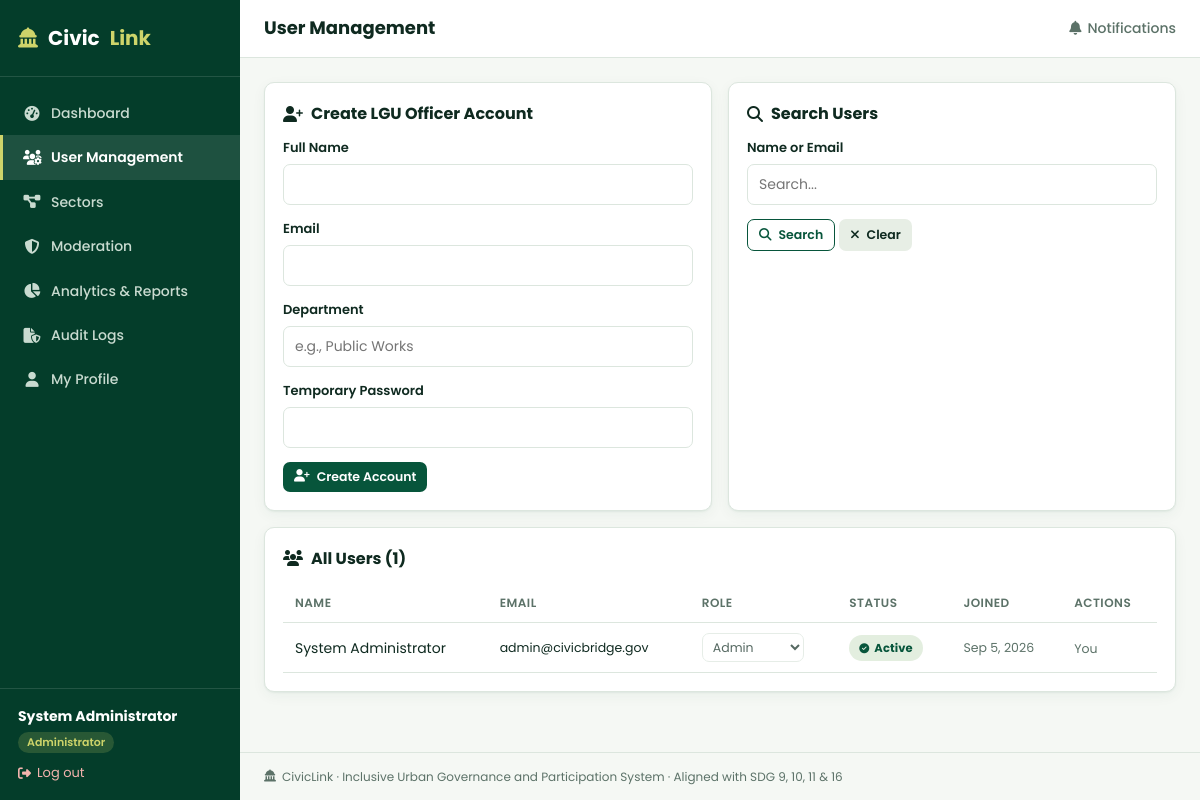
The page /admin/users.php (signed in) on the database its author committed.
### tables this page shows
CREATE TABLE users (
    user_id INT AUTO_INCREMENT PRIMARY KEY,
    full_name VARCHAR(150) NOT NULL,
    email VARCHAR(150) NOT NULL UNIQUE,
    password_hash VARCHAR(255) NOT NULL,
    role ENUM('citizen','sector_rep','lgu_officer','admin') NOT NULL DEFAULT 'citizen',
    contact_number VARCHAR(30),
    address VARCHAR(255),
    status ENUM('active','suspended','pending') NOT NULL DEFAULT 'active',
    department VARCHAR(100) NULL,  
    created_at TIMESTAMP DEFAULT CURRENT_TIMESTAMP,
    updated_at TIMESTAMP DEFAULT CURRENT_TIMESTAMP ON UPDATE CURRENT_TIMESTAMP
);

### admin/users.php (the view, shortened to what this page needs)
<?php
require_once __DIR__ . '/../includes/functions.php';
$uid = current_user_id();
$search = trim($_GET['q'] ?? '');
$sql = "SELECT * FROM users";
$sql .= " ORDER BY created_at DESC";
$users = $conn->query($sql);
require_once __DIR__ . '/../includes/header.php';
?>
<div class="grid grid-2">
  <div class="card">
    <h2><i class="fa-solid fa-user-plus"></i> Create LGU Officer Account</h2>
    <form method="post">
      <div class="field"><label>Full Name</label><input type="text" name="full_name" required></div>
      <div class="field"><label>Email</label><input type="email" name="email" required></div>
      <div class="field"><label>Department</label><input type="text" name="department" placeholder="e.g., Public Works"></div>
      <div class="field"><label>Temporary Password</label><input type="password" name="password" required></div>
      <button type="submit" class="btn btn-sm"><i class="fa-solid fa-user-plus"></i> Create Account</button>
    </form>
  </div>
  <div class="card">
    <h2><i class="fa-solid fa-magnifying-glass"></i> Search Users</h2>
    <form method="get">
      <div class="field"><label>Name or Email</label><input type="text" name="q" value="<?= e($search) ?>" placeholder="Search..."></div>
      <button type="submit" class="btn btn-sm btn-outline"><i class="fa-solid fa-magnifying-glass"></i> Search</button>
      <a href="/admin/users.php" class="btn btn-sm btn-muted"><i class="fa-solid fa-xmark"></i> Clear</a>
    </form>
  </div>
</div>
<div class="card">
  <h2><i class="fa-solid fa-users"></i> All Users (<?= $users->num_rows ?>)</h2>
  <table>
    <tr><th>Name</th><th>Email</th><th>Role</th><th>Status</th><th>Joined</th><th>Actions</th></tr>
    <?php while ($u = $users->fetch_assoc()): ?>
      <tr>
        <td><?= e($u['full_name']) ?></td>
        <td class="small"><?= e($u['email']) ?></td>
        <td>
          <form method="post" style="display:inline-flex;gap:6px">
            <select name="role" onchange="this.form.submit()" <?= $u['user_id']==$uid?'disabled':'' ?> style="padding:4px 6px;font-size:12.5px">
              <?php foreach (['citizen','sector_rep','lgu_officer','admin'] as $r): ?>
                <option value="<?= $r ?>" <?= $u['role']===$r?'selected':'' ?>><?= ucwords(str_replace('_',' ',$r)) ?></option>
              <?php endforeach; ?>
            </select>
          </form>
        </td>
        <td><?= status_badge($u['status']) ?></td>
        <td class="small muted"><?= date('M j, Y', strtotime($u['created_at'])) ?></td>
        <td>
          <?php if ($u['user_id'] != $uid): ?>
          <form method="post" style="display:inline">
            <input type="hidden" name="action" value="toggle_status">
            <input type="hidden" name="target_id" value="<?= $u['user_id'] ?>">
            <input type="hidden" name="status" value="<?= $u['status'] ?>">
            <button type="submit" class="btn btn-sm <?= $u['status']==='active'?'btn-danger':'btn-ok' ?>">
              <i class="fa-solid <?= $u['status']==='active' ? 'fa-ban' : 'fa-circle-check' ?>"></i> <?= $u['status']==='active' ? 'Suspend' : 'Activate' ?>
            </button>
          </form>
          <?php else: ?>
            <span class="small muted">You</span>
          <?php endif; ?>
        </td>
      </tr>
    <?php endwhile; ?>
  </table>
</div>
<?php require_once __DIR__ . '/../includes/footer.php'; ?>

### includes/functions.php (shortened to what this page needs)
<?php
function e($str) {
    return htmlspecialchars($str ?? '', ENT_QUOTES, 'UTF-8');
}
function current_user_id() {
    return $_SESSION['user_id'] ?? null;
}
function status_badge($status) {
    $map = [
        'pending' => 'badge-warn', 'under_review' => 'badge-info', 'approved' => 'badge-ok',
        'rejected' => 'badge-bad', 'implemented' => 'badge-ok', 'submitted' => 'badge-info',
        'in_progress' => 'badge-warn', 'resolved' => 'badge-ok', 'closed' => 'badge-muted',
        'cancelled' => 'badge-bad', 'filed' => 'badge-info', 'investigating' => 'badge-warn',
        'mediation' => 'badge-warn', 'dismissed' => 'badge-bad', 'active' => 'badge-ok',
        'suspended' => 'badge-bad', 'open' => 'badge-ok'
    ];
    $icon_map = [
        'pending' => 'fa-hourglass-half', 'under_review' => 'fa-magnifying-glass', 'approved' => 'fa-circle-check',
        'rejected' => 'fa-circle-xmark', 'implemented' => 'fa-flag-checkered', 'submitted' => 'fa-paper-plane',
        'in_progress' => 'fa-spinner', 'resolved' => 'fa-circle-check', 'closed' => 'fa-box-archive',
        'cancelled' => 'fa-ban', 'filed' => 'fa-file-circle-exclamation', 'investigating' => 'fa-magnifying-glass',
        'mediation' => 'fa-handshake', 'dismissed' => 'fa-circle-xmark', 'active' => 'fa-circle-check',
        'suspended' => 'fa-ban', 'open' => 'fa-lock-open'
    ];
    $cls = $map[$status] ?? 'badge-muted';
    $icon = $icon_map[$status] ?? 'fa-circle';
    $label = ucwords(str_replace('_', ' ', $status));
    return "<span class=\"badge $cls\"><i class=\"fa-solid $icon\"></i>$label</span>";
}

### assets/css/style.css (style rules this page uses)
:root { --primary:#07553B; --primary-dark:#043D2A; --primary-light:#0A7350; --accent:#CED46A; --accent-dark:#B9C04F; --ink:#0F2A20; --muted:#5C7268; --line:#DCE6DE; --bg:#F5F8F4; --card:#ffffff; --ok:#07553B; --ok-bg:#E3EEDF; --warn:#8A6D0B; --warn-bg:#FBF6DC; --bad:#B3261E; --bad-bg:#FBE4E2; --info:#1D5C86; --info-bg:#E1EEF6; --muted-bg:#E7EEE5; --radius:10px; --shadow:0 1px 2px rgba(7,85,59,.06), 0 4px 14px rgba(7,85,59,.05); }
* { box-sizing:border-box;margin:0;padding:0 }
body { font-family:'Poppins',-apple-system,Segoe UI,Roboto,Arial,sans-serif;background:var(--bg);color:var(--ink);font-size:15px;line-height:1.6 }
a { color:var(--primary);text-decoration:none }
h1,h2,h3 { font-family:'Poppins',sans-serif }
.card { background:var(--card);border:1px solid var(--line);border-radius:var(--radius);padding:18px;margin-bottom:16px;box-shadow:var(--shadow) }
.card h2 { font-size:16px;margin-bottom:12px;font-weight:700;display:flex;align-items:center;gap:8px }
.grid { display:grid;gap:16px }
.grid-2 { grid-template-columns:repeat(2,1fr) }
.btn { display:inline-flex;align-items:center;gap:7px;background:var(--primary);color:#fff;border:none;padding:9px 16px;border-radius:7px;font-size:14px;font-weight:600;cursor:pointer;font-family:inherit }
.btn-sm { padding:6px 11px;font-size:12.5px }
.btn-outline { background:#fff;color:var(--primary);border:1px solid var(--primary) }
.btn-muted { background:var(--muted-bg);color:var(--ink) }
label { display:block;font-size:13px;font-weight:600;margin-bottom:5px;color:var(--ink) }
input,select,textarea { width:100%;padding:9px 11px;border:1px solid var(--line);border-radius:7px;font-size:14px;font-family:inherit;background:#fff;color:var(--ink) }
.field { margin-bottom:14px }
table { width:100%;border-collapse:collapse;font-size:14px }
th,td { text-align:left;padding:10px 12px;border-bottom:1px solid var(--line) }
th { color:var(--muted);font-weight:600;font-size:12px;text-transform:uppercase;letter-spacing:.04em }
.badge { display:inline-flex;align-items:center;gap:5px;padding:4px 10px;border-radius:20px;font-size:11.5px;font-weight:700;letter-spacing:.01em }
.badge i { font-size:10px }
.badge-ok { background:var(--ok-bg);color:var(--primary) }
.muted { color:var(--muted) }
.small { font-size:12.5px }

### rows shown on the page
users: full_name "System Administrator", email "admin@civicbridge.gov", role "Admin", status "Active", created_at "Sep 5, 2026", shows "You"

### other values the page prints
$label "Dashboard User Management Sectors Moderation Analytics & Reports Audit Logs My Profile"
$_SESSION['full_name'] "System Administrator"
$role_labels[$role] "Administrator"
$page_title "User Management"
$users->num_rows "1"
